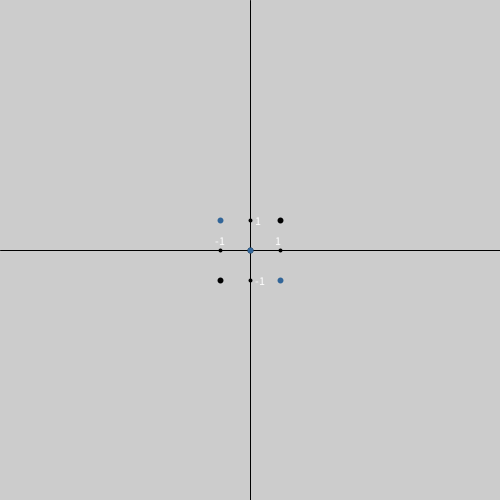
Frame 1 (no input)
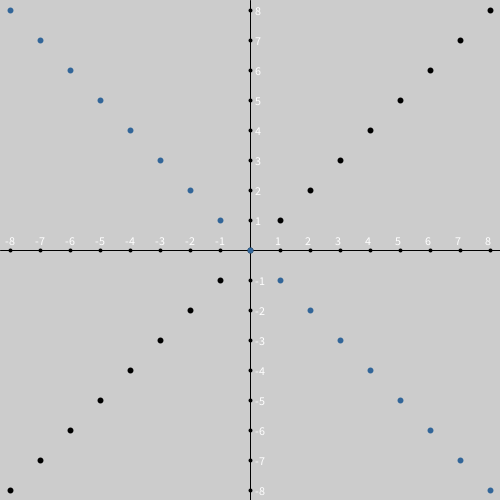
Frame 60 (the mouse pressed at the canvas centre just before this capture)
Frame 120 (the mouse held since frame 60 and released just before this capture): identical to frame 60, image omitted

The Processing sketch that drew these frames (run headless with seeded random() and noise(); from frame 60 on, the mouse is pressed at the canvas centre):

// Processing sketch: Graficar_ecuacion
// ── Graficar_ecuacion.pde
float ordenada = 30, abscisa = 30, i=1,j=-1,arriba = 30, rectaY = 1, rectaNegY = -1, contador = 0, posInicial = 30, posNeg = 30; //<>// //<>//

float posInicial1 = 30, posNeg1 = 30;

//Variables de la ecuación
float x = 0, m = 1, b = 0, y = b, copiaB = b;

float x1 = 0, m1 = -1, b1 = 0, y1 = b1, copiaB1 = b1;

//3x + 5y = 2;
//y = (2 - 3x)/5
//y = mx + b;

void setup()
{
  println(b1);
  size(500,500);
  line(250,0,250,500);
  line(0,250,500,250);
} 

void draw()
{
 stroke(0);
  
  //Contador para marcar hasta donde pondra los puntos en la ordenada y abscisa del plano cartesiano
 if(ordenada <= 250)
 {
   if(contador == 0)
   {
     strokeWeight(6);
     point(250,250-(b*30));
     contador++;
     posInicial = (b*30)+30;   
     posNeg = (b*30)-30;
     //-------------------------------------
     stroke(#336699);
     point(250,250-(b1*30));
     posInicial1 = (b1*30)+30;
     posNeg1 = (b1*30)-30;
   }
   stroke(0);
   strokeWeight(4);
   
   //Aqui pongo los puntos en cada linea de la gráfica
   point(250,250+ordenada);
   point(250,250-ordenada);
   point(250+abscisa,250);
   point(250-abscisa,250);
   
   //funcion texto para ponerle número a las abscisas
   text(int(i++),245+abscisa,245,30);
   text(int(j--),245-abscisa,245,30);
   
   //funcion texto para ponerle los números a las ordenadas  
   text(int(rectaY++),255,255-ordenada,30); 
   text(int(rectaNegY--),255,255+ordenada,30);
   //Estructura para colocar el primer punto en la intersección y
   
   ordenada += 30;
   abscisa += 30;
 }

 //A partir de aqui se empieza a graficar la recta
 strokeWeight(6);
 y += 1 ;
 x = (y-copiaB)/m;
 point(250+(x*30),250-posInicial);
 point(250-(x*30),250-posNeg);
 posInicial += 30;
 posNeg -= 30;
 //----------------------------------------
 stroke(#336699);
 y1 += 1;
 x1 = (y1-copiaB1)/m1;
 point(250+(x1*30),250-posInicial1);
 point(250-(x1*30),250-posNeg1);
 posInicial1 += 30;
 posNeg1 -= 30;
}
